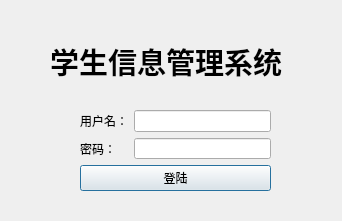
<?xml version="1.0" encoding="UTF-8"?>
<ui version="4.0">
 <class>loginin</class>
 <widget class="QDialog" name="loginin">
  <property name="geometry">
   <rect>
    <x>0</x>
    <y>0</y>
    <width>342</width>
    <height>221</height>
   </rect>
  </property>
  <property name="minimumSize">
   <size>
    <width>342</width>
    <height>221</height>
   </size>
  </property>
  <property name="maximumSize">
   <size>
    <width>342</width>
    <height>221</height>
   </size>
  </property>
  <property name="windowTitle">
   <string>Dialog</string>
  </property>
  <widget class="QLabel" name="label_3">
   <property name="geometry">
    <rect>
     <x>50</x>
     <y>40</y>
     <width>251</width>
     <height>41</height>
    </rect>
   </property>
   <property name="text">
    <string>&lt;html&gt;&lt;head/&gt;&lt;body&gt;&lt;p&gt;&lt;span style=&quot; font-size:22pt; font-weight:600;&quot;&gt;学生信息管理系统&lt;/span&gt;&lt;/p&gt;&lt;/body&gt;&lt;/html&gt;</string>
   </property>
  </widget>
  <widget class="QWidget" name="layoutWidget">
   <property name="geometry">
    <rect>
     <x>80</x>
     <y>110</y>
     <width>191</width>
     <height>81</height>
    </rect>
   </property>
   <layout class="QGridLayout" name="gridLayout_3">
    <item row="1" column="0">
     <layout class="QGridLayout" name="gridLayout_2">
      <item row="0" column="0">
       <widget class="QPushButton" name="buttonin">
        <property name="text">
         <string>登陆</string>
        </property>
       </widget>
      </item>
     </layout>
    </item>
    <item row="0" column="0">
     <layout class="QGridLayout" name="gridLayout">
      <item row="1" column="0">
       <widget class="QLabel" name="label_2">
        <property name="text">
         <string>密码：</string>
        </property>
       </widget>
      </item>
      <item row="1" column="1">
       <widget class="QLineEdit" name="lineEditMM">
        <property name="maxLength">
         <number>8</number>
        </property>
        <property name="echoMode">
         <enum>QLineEdit::Password</enum>
        </property>
       </widget>
      </item>
      <item row="0" column="1">
       <widget class="QLineEdit" name="lineEditYHM">
        <property name="maxLength">
         <number>8</number>
        </property>
       </widget>
      </item>
      <item row="0" column="0">
       <widget class="QLabel" name="label">
        <property name="text">
         <string>用户名：</string>
        </property>
       </widget>
      </item>
     </layout>
    </item>
   </layout>
  </widget>
 </widget>
 <resources/>
 <connections/>
</ui>
